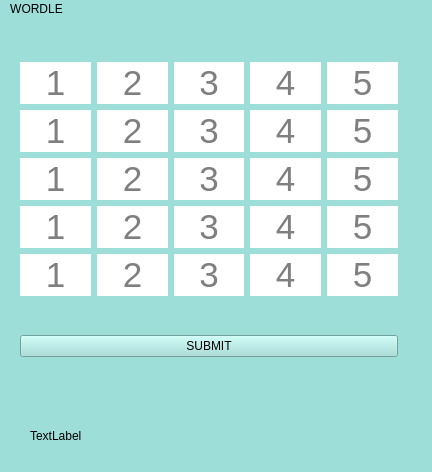
<?xml version="1.0" encoding="UTF-8"?>
<ui version="4.0">
 <class>WordleGUI</class>
 <widget class="QMainWindow" name="WordleGUI">
  <property name="geometry">
   <rect>
    <x>0</x>
    <y>0</y>
    <width>432</width>
    <height>472</height>
   </rect>
  </property>
  <property name="windowTitle">
   <string>WordleGUI</string>
  </property>
  <property name="styleSheet">
   <string notr="true">background:#9EDED8</string>
  </property>
  <widget class="QWidget" name="centralwidget">
   <widget class="QWidget" name="layoutWidget">
    <property name="geometry">
     <rect>
      <x>20</x>
      <y>10</y>
      <width>378</width>
      <height>361</height>
     </rect>
    </property>
    <layout class="QVBoxLayout" name="verticalLayout">
     <item>
      <layout class="QGridLayout" name="gridLayout">
       <item row="1" column="3">
        <widget class="QLineEdit" name="l24">
         <property name="font">
          <font>
           <pointsize>26</pointsize>
          </font>
         </property>
         <property name="autoFillBackground">
          <bool>false</bool>
         </property>
         <property name="styleSheet">
          <string notr="true">background:#ffffff</string>
         </property>
         <property name="inputMethodHints">
          <set>Qt::ImhLatinOnly</set>
         </property>
         <property name="maxLength">
          <number>1</number>
         </property>
         <property name="frame">
          <bool>false</bool>
         </property>
         <property name="alignment">
          <set>Qt::AlignCenter</set>
         </property>
         <property name="readOnly">
          <bool>false</bool>
         </property>
         <property name="placeholderText">
          <string>4</string>
         </property>
         <property name="clearButtonEnabled">
          <bool>true</bool>
         </property>
        </widget>
       </item>
       <item row="1" column="2">
        <widget class="QLineEdit" name="l23">
         <property name="font">
          <font>
           <pointsize>26</pointsize>
          </font>
         </property>
         <property name="autoFillBackground">
          <bool>false</bool>
         </property>
         <property name="styleSheet">
          <string notr="true">background:#ffffff</string>
         </property>
         <property name="inputMethodHints">
          <set>Qt::ImhLatinOnly</set>
         </property>
         <property name="maxLength">
          <number>1</number>
         </property>
         <property name="frame">
          <bool>false</bool>
         </property>
         <property name="alignment">
          <set>Qt::AlignCenter</set>
         </property>
         <property name="readOnly">
          <bool>false</bool>
         </property>
         <property name="placeholderText">
          <string>3</string>
         </property>
         <property name="clearButtonEnabled">
          <bool>true</bool>
         </property>
        </widget>
       </item>
       <item row="4" column="3">
        <widget class="QLineEdit" name="l54">
         <property name="font">
          <font>
           <pointsize>26</pointsize>
          </font>
         </property>
         <property name="autoFillBackground">
          <bool>false</bool>
         </property>
         <property name="styleSheet">
          <string notr="true">background:#ffffff</string>
         </property>
         <property name="inputMethodHints">
          <set>Qt::ImhLatinOnly</set>
         </property>
         <property name="maxLength">
          <number>1</number>
         </property>
         <property name="frame">
          <bool>false</bool>
         </property>
         <property name="alignment">
          <set>Qt::AlignCenter</set>
         </property>
         <property name="readOnly">
          <bool>false</bool>
         </property>
         <property name="placeholderText">
          <string>4</string>
         </property>
         <property name="clearButtonEnabled">
          <bool>true</bool>
         </property>
        </widget>
       </item>
       <item row="4" column="4">
        <widget class="QLineEdit" name="l55">
         <property name="font">
          <font>
           <pointsize>26</pointsize>
          </font>
         </property>
         <property name="autoFillBackground">
          <bool>false</bool>
         </property>
         <property name="styleSheet">
          <string notr="true">background:#ffffff</string>
         </property>
         <property name="inputMethodHints">
          <set>Qt::ImhLatinOnly</set>
         </property>
         <property name="maxLength">
          <number>1</number>
         </property>
         <property name="frame">
          <bool>false</bool>
         </property>
         <property name="alignment">
          <set>Qt::AlignCenter</set>
         </property>
         <property name="readOnly">
          <bool>false</bool>
         </property>
         <property name="placeholderText">
          <string>5</string>
         </property>
         <property name="clearButtonEnabled">
          <bool>true</bool>
         </property>
        </widget>
       </item>
       <item row="1" column="1">
        <widget class="QLineEdit" name="l22">
         <property name="font">
          <font>
           <pointsize>26</pointsize>
          </font>
         </property>
         <property name="autoFillBackground">
          <bool>false</bool>
         </property>
         <property name="styleSheet">
          <string notr="true">background:#ffffff</string>
         </property>
         <property name="inputMethodHints">
          <set>Qt::ImhLatinOnly</set>
         </property>
         <property name="maxLength">
          <number>1</number>
         </property>
         <property name="frame">
          <bool>false</bool>
         </property>
         <property name="alignment">
          <set>Qt::AlignCenter</set>
         </property>
         <property name="readOnly">
          <bool>false</bool>
         </property>
         <property name="placeholderText">
          <string>2</string>
         </property>
         <property name="clearButtonEnabled">
          <bool>true</bool>
         </property>
        </widget>
       </item>
       <item row="2" column="4">
        <widget class="QLineEdit" name="l35">
         <property name="font">
          <font>
           <pointsize>26</pointsize>
          </font>
         </property>
         <property name="autoFillBackground">
          <bool>false</bool>
         </property>
         <property name="styleSheet">
          <string notr="true">background:#ffffff</string>
         </property>
         <property name="inputMethodHints">
          <set>Qt::ImhLatinOnly</set>
         </property>
         <property name="maxLength">
          <number>1</number>
         </property>
         <property name="frame">
          <bool>false</bool>
         </property>
         <property name="alignment">
          <set>Qt::AlignCenter</set>
         </property>
         <property name="readOnly">
          <bool>false</bool>
         </property>
         <property name="placeholderText">
          <string>5</string>
         </property>
         <property name="clearButtonEnabled">
          <bool>true</bool>
         </property>
        </widget>
       </item>
       <item row="2" column="2">
        <widget class="QLineEdit" name="l33">
         <property name="font">
          <font>
           <pointsize>26</pointsize>
          </font>
         </property>
         <property name="autoFillBackground">
          <bool>false</bool>
         </property>
         <property name="styleSheet">
          <string notr="true">background:#ffffff</string>
         </property>
         <property name="inputMethodHints">
          <set>Qt::ImhLatinOnly</set>
         </property>
         <property name="maxLength">
          <number>1</number>
         </property>
         <property name="frame">
          <bool>false</bool>
         </property>
         <property name="alignment">
          <set>Qt::AlignCenter</set>
         </property>
         <property name="readOnly">
          <bool>false</bool>
         </property>
         <property name="placeholderText">
          <string>3</string>
         </property>
         <property name="clearButtonEnabled">
          <bool>true</bool>
         </property>
        </widget>
       </item>
       <item row="0" column="0">
        <widget class="QLineEdit" name="l11">
         <property name="font">
          <font>
           <pointsize>26</pointsize>
          </font>
         </property>
         <property name="autoFillBackground">
          <bool>false</bool>
         </property>
         <property name="styleSheet">
          <string notr="true">background:#ffffff</string>
         </property>
         <property name="inputMethodHints">
          <set>Qt::ImhLatinOnly</set>
         </property>
         <property name="maxLength">
          <number>1</number>
         </property>
         <property name="frame">
          <bool>false</bool>
         </property>
         <property name="alignment">
          <set>Qt::AlignCenter</set>
         </property>
         <property name="readOnly">
          <bool>false</bool>
         </property>
         <property name="placeholderText">
          <string>1</string>
         </property>
         <property name="clearButtonEnabled">
          <bool>true</bool>
         </property>
        </widget>
       </item>
       <item row="3" column="1">
        <widget class="QLineEdit" name="l42">
         <property name="font">
          <font>
           <pointsize>26</pointsize>
          </font>
         </property>
         <property name="autoFillBackground">
          <bool>false</bool>
         </property>
         <property name="styleSheet">
          <string notr="true">background:#ffffff</string>
         </property>
         <property name="inputMethodHints">
          <set>Qt::ImhLatinOnly</set>
         </property>
         <property name="maxLength">
          <number>1</number>
         </property>
         <property name="frame">
          <bool>false</bool>
         </property>
         <property name="alignment">
          <set>Qt::AlignCenter</set>
         </property>
         <property name="readOnly">
          <bool>false</bool>
         </property>
         <property name="placeholderText">
          <string>2</string>
         </property>
         <property name="clearButtonEnabled">
          <bool>true</bool>
         </property>
        </widget>
       </item>
       <item row="3" column="0">
        <widget class="QLineEdit" name="l41">
         <property name="font">
          <font>
           <pointsize>26</pointsize>
          </font>
         </property>
         <property name="autoFillBackground">
          <bool>false</bool>
         </property>
         <property name="styleSheet">
          <string notr="true">background:#ffffff</string>
         </property>
         <property name="inputMethodHints">
          <set>Qt::ImhLatinOnly</set>
         </property>
         <property name="maxLength">
          <number>1</number>
         </property>
         <property name="frame">
          <bool>false</bool>
         </property>
         <property name="alignment">
          <set>Qt::AlignCenter</set>
         </property>
         <property name="readOnly">
          <bool>false</bool>
         </property>
         <property name="placeholderText">
          <string>1</string>
         </property>
         <property name="clearButtonEnabled">
          <bool>true</bool>
         </property>
        </widget>
       </item>
       <item row="0" column="2">
        <widget class="QLineEdit" name="l13">
         <property name="font">
          <font>
           <pointsize>26</pointsize>
          </font>
         </property>
         <property name="autoFillBackground">
          <bool>false</bool>
         </property>
         <property name="styleSheet">
          <string notr="true">background:#ffffff</string>
         </property>
         <property name="inputMethodHints">
          <set>Qt::ImhLatinOnly</set>
         </property>
         <property name="maxLength">
          <number>1</number>
         </property>
         <property name="frame">
          <bool>false</bool>
         </property>
         <property name="alignment">
          <set>Qt::AlignCenter</set>
         </property>
         <property name="readOnly">
          <bool>false</bool>
         </property>
         <property name="placeholderText">
          <string>3</string>
         </property>
         <property name="clearButtonEnabled">
          <bool>true</bool>
         </property>
        </widget>
       </item>
       <item row="3" column="2">
        <widget class="QLineEdit" name="l43">
         <property name="font">
          <font>
           <pointsize>26</pointsize>
          </font>
         </property>
         <property name="autoFillBackground">
          <bool>false</bool>
         </property>
         <property name="styleSheet">
          <string notr="true">background:#ffffff</string>
         </property>
         <property name="inputMethodHints">
          <set>Qt::ImhLatinOnly</set>
         </property>
         <property name="maxLength">
          <number>1</number>
         </property>
         <property name="frame">
          <bool>false</bool>
         </property>
         <property name="alignment">
          <set>Qt::AlignCenter</set>
         </property>
         <property name="readOnly">
          <bool>false</bool>
         </property>
         <property name="placeholderText">
          <string>3</string>
         </property>
         <property name="clearButtonEnabled">
          <bool>true</bool>
         </property>
        </widget>
       </item>
       <item row="4" column="1">
        <widget class="QLineEdit" name="l52">
         <property name="font">
          <font>
           <pointsize>26</pointsize>
          </font>
         </property>
         <property name="autoFillBackground">
          <bool>false</bool>
         </property>
         <property name="styleSheet">
          <string notr="true">background:#ffffff</string>
         </property>
         <property name="inputMethodHints">
          <set>Qt::ImhLatinOnly</set>
         </property>
         <property name="maxLength">
          <number>1</number>
         </property>
         <property name="frame">
          <bool>false</bool>
         </property>
         <property name="alignment">
          <set>Qt::AlignCenter</set>
         </property>
         <property name="readOnly">
          <bool>false</bool>
         </property>
         <property name="placeholderText">
          <string>2</string>
         </property>
         <property name="clearButtonEnabled">
          <bool>true</bool>
         </property>
        </widget>
       </item>
       <item row="0" column="1">
        <widget class="QLineEdit" name="l12">
         <property name="font">
          <font>
           <pointsize>26</pointsize>
          </font>
         </property>
         <property name="autoFillBackground">
          <bool>false</bool>
         </property>
         <property name="styleSheet">
          <string notr="true">background:#ffffff</string>
         </property>
         <property name="inputMethodHints">
          <set>Qt::ImhLatinOnly</set>
         </property>
         <property name="maxLength">
          <number>1</number>
         </property>
         <property name="frame">
          <bool>false</bool>
         </property>
         <property name="alignment">
          <set>Qt::AlignCenter</set>
         </property>
         <property name="readOnly">
          <bool>false</bool>
         </property>
         <property name="placeholderText">
          <string>2</string>
         </property>
         <property name="clearButtonEnabled">
          <bool>true</bool>
         </property>
        </widget>
       </item>
       <item row="2" column="3">
        <widget class="QLineEdit" name="l34">
         <property name="font">
          <font>
           <pointsize>26</pointsize>
          </font>
         </property>
         <property name="autoFillBackground">
          <bool>false</bool>
         </property>
         <property name="styleSheet">
          <string notr="true">background:#ffffff</string>
         </property>
         <property name="inputMethodHints">
          <set>Qt::ImhLatinOnly</set>
         </property>
         <property name="maxLength">
          <number>1</number>
         </property>
         <property name="frame">
          <bool>false</bool>
         </property>
         <property name="alignment">
          <set>Qt::AlignCenter</set>
         </property>
         <property name="readOnly">
          <bool>false</bool>
         </property>
         <property name="placeholderText">
          <string>4</string>
         </property>
         <property name="clearButtonEnabled">
          <bool>true</bool>
         </property>
        </widget>
       </item>
       <item row="4" column="0">
        <widget class="QLineEdit" name="l51">
         <property name="font">
          <font>
           <pointsize>26</pointsize>
          </font>
         </property>
         <property name="autoFillBackground">
          <bool>false</bool>
         </property>
         <property name="styleSheet">
          <string notr="true">background:#ffffff</string>
         </property>
         <property name="inputMethodHints">
          <set>Qt::ImhLatinOnly</set>
         </property>
         <property name="maxLength">
          <number>1</number>
         </property>
         <property name="frame">
          <bool>false</bool>
         </property>
         <property name="alignment">
          <set>Qt::AlignCenter</set>
         </property>
         <property name="readOnly">
          <bool>false</bool>
         </property>
         <property name="placeholderText">
          <string>1</string>
         </property>
         <property name="clearButtonEnabled">
          <bool>true</bool>
         </property>
        </widget>
       </item>
       <item row="1" column="0">
        <widget class="QLineEdit" name="l21">
         <property name="font">
          <font>
           <pointsize>26</pointsize>
          </font>
         </property>
         <property name="autoFillBackground">
          <bool>false</bool>
         </property>
         <property name="styleSheet">
          <string notr="true">background:#ffffff</string>
         </property>
         <property name="inputMethodHints">
          <set>Qt::ImhLatinOnly</set>
         </property>
         <property name="maxLength">
          <number>1</number>
         </property>
         <property name="frame">
          <bool>false</bool>
         </property>
         <property name="alignment">
          <set>Qt::AlignCenter</set>
         </property>
         <property name="readOnly">
          <bool>false</bool>
         </property>
         <property name="placeholderText">
          <string>1</string>
         </property>
         <property name="clearButtonEnabled">
          <bool>true</bool>
         </property>
        </widget>
       </item>
       <item row="2" column="0">
        <widget class="QLineEdit" name="l31">
         <property name="font">
          <font>
           <pointsize>26</pointsize>
          </font>
         </property>
         <property name="autoFillBackground">
          <bool>false</bool>
         </property>
         <property name="styleSheet">
          <string notr="true">background:#ffffff</string>
         </property>
         <property name="inputMethodHints">
          <set>Qt::ImhLatinOnly</set>
         </property>
         <property name="maxLength">
          <number>1</number>
         </property>
         <property name="frame">
          <bool>false</bool>
         </property>
         <property name="alignment">
          <set>Qt::AlignCenter</set>
         </property>
         <property name="readOnly">
          <bool>false</bool>
         </property>
         <property name="placeholderText">
          <string>1</string>
         </property>
         <property name="clearButtonEnabled">
          <bool>true</bool>
         </property>
        </widget>
       </item>
       <item row="1" column="4">
        <widget class="QLineEdit" name="l25">
         <property name="font">
          <font>
           <pointsize>26</pointsize>
          </font>
         </property>
         <property name="autoFillBackground">
          <bool>false</bool>
         </property>
         <property name="styleSheet">
          <string notr="true">background:#ffffff</string>
         </property>
         <property name="inputMethodHints">
          <set>Qt::ImhLatinOnly</set>
         </property>
         <property name="maxLength">
          <number>1</number>
         </property>
         <property name="frame">
          <bool>false</bool>
         </property>
         <property name="alignment">
          <set>Qt::AlignCenter</set>
         </property>
         <property name="readOnly">
          <bool>false</bool>
         </property>
         <property name="placeholderText">
          <string>5</string>
         </property>
         <property name="clearButtonEnabled">
          <bool>true</bool>
         </property>
        </widget>
       </item>
       <item row="0" column="4">
        <widget class="QLineEdit" name="l15">
         <property name="font">
          <font>
           <pointsize>26</pointsize>
          </font>
         </property>
         <property name="autoFillBackground">
          <bool>false</bool>
         </property>
         <property name="styleSheet">
          <string notr="true">background:#ffffff</string>
         </property>
         <property name="inputMethodHints">
          <set>Qt::ImhLatinOnly</set>
         </property>
         <property name="maxLength">
          <number>1</number>
         </property>
         <property name="frame">
          <bool>false</bool>
         </property>
         <property name="alignment">
          <set>Qt::AlignCenter</set>
         </property>
         <property name="readOnly">
          <bool>false</bool>
         </property>
         <property name="placeholderText">
          <string>5</string>
         </property>
         <property name="clearButtonEnabled">
          <bool>true</bool>
         </property>
        </widget>
       </item>
       <item row="3" column="4">
        <widget class="QLineEdit" name="l45">
         <property name="font">
          <font>
           <pointsize>26</pointsize>
          </font>
         </property>
         <property name="autoFillBackground">
          <bool>false</bool>
         </property>
         <property name="styleSheet">
          <string notr="true">background:#ffffff</string>
         </property>
         <property name="inputMethodHints">
          <set>Qt::ImhLatinOnly</set>
         </property>
         <property name="maxLength">
          <number>1</number>
         </property>
         <property name="frame">
          <bool>false</bool>
         </property>
         <property name="alignment">
          <set>Qt::AlignCenter</set>
         </property>
         <property name="readOnly">
          <bool>false</bool>
         </property>
         <property name="placeholderText">
          <string>5</string>
         </property>
         <property name="clearButtonEnabled">
          <bool>true</bool>
         </property>
        </widget>
       </item>
       <item row="4" column="2">
        <widget class="QLineEdit" name="l53">
         <property name="font">
          <font>
           <pointsize>26</pointsize>
          </font>
         </property>
         <property name="autoFillBackground">
          <bool>false</bool>
         </property>
         <property name="styleSheet">
          <string notr="true">background:#ffffff</string>
         </property>
         <property name="inputMethodHints">
          <set>Qt::ImhLatinOnly</set>
         </property>
         <property name="maxLength">
          <number>1</number>
         </property>
         <property name="frame">
          <bool>false</bool>
         </property>
         <property name="alignment">
          <set>Qt::AlignCenter</set>
         </property>
         <property name="readOnly">
          <bool>false</bool>
         </property>
         <property name="placeholderText">
          <string>3</string>
         </property>
         <property name="clearButtonEnabled">
          <bool>true</bool>
         </property>
        </widget>
       </item>
       <item row="0" column="3">
        <widget class="QLineEdit" name="l14">
         <property name="font">
          <font>
           <pointsize>26</pointsize>
          </font>
         </property>
         <property name="autoFillBackground">
          <bool>false</bool>
         </property>
         <property name="styleSheet">
          <string notr="true">background:#ffffff</string>
         </property>
         <property name="inputMethodHints">
          <set>Qt::ImhLatinOnly</set>
         </property>
         <property name="maxLength">
          <number>1</number>
         </property>
         <property name="frame">
          <bool>false</bool>
         </property>
         <property name="alignment">
          <set>Qt::AlignCenter</set>
         </property>
         <property name="readOnly">
          <bool>false</bool>
         </property>
         <property name="placeholderText">
          <string>4</string>
         </property>
         <property name="clearButtonEnabled">
          <bool>true</bool>
         </property>
        </widget>
       </item>
       <item row="3" column="3">
        <widget class="QLineEdit" name="l44">
         <property name="font">
          <font>
           <pointsize>26</pointsize>
          </font>
         </property>
         <property name="autoFillBackground">
          <bool>false</bool>
         </property>
         <property name="styleSheet">
          <string notr="true">background:#ffffff</string>
         </property>
         <property name="inputMethodHints">
          <set>Qt::ImhLatinOnly</set>
         </property>
         <property name="maxLength">
          <number>1</number>
         </property>
         <property name="frame">
          <bool>false</bool>
         </property>
         <property name="alignment">
          <set>Qt::AlignCenter</set>
         </property>
         <property name="readOnly">
          <bool>false</bool>
         </property>
         <property name="placeholderText">
          <string>4</string>
         </property>
         <property name="clearButtonEnabled">
          <bool>true</bool>
         </property>
        </widget>
       </item>
       <item row="2" column="1">
        <widget class="QLineEdit" name="l32">
         <property name="font">
          <font>
           <pointsize>26</pointsize>
          </font>
         </property>
         <property name="autoFillBackground">
          <bool>false</bool>
         </property>
         <property name="styleSheet">
          <string notr="true">background:#ffffff</string>
         </property>
         <property name="inputMethodHints">
          <set>Qt::ImhLatinOnly</set>
         </property>
         <property name="maxLength">
          <number>1</number>
         </property>
         <property name="frame">
          <bool>false</bool>
         </property>
         <property name="alignment">
          <set>Qt::AlignCenter</set>
         </property>
         <property name="readOnly">
          <bool>false</bool>
         </property>
         <property name="placeholderText">
          <string>2</string>
         </property>
         <property name="clearButtonEnabled">
          <bool>true</bool>
         </property>
        </widget>
       </item>
      </layout>
     </item>
     <item>
      <widget class="QPushButton" name="pushButton">
       <property name="autoFillBackground">
        <bool>true</bool>
       </property>
       <property name="text">
        <string>SUBMIT</string>
       </property>
      </widget>
     </item>
    </layout>
   </widget>
   <widget class="QLabel" name="debug">
    <property name="geometry">
     <rect>
      <x>30</x>
      <y>410</y>
      <width>57</width>
      <height>14</height>
     </rect>
    </property>
    <property name="text">
     <string>TextLabel</string>
    </property>
   </widget>
  </widget>
  <widget class="QMenuBar" name="menubar">
   <property name="geometry">
    <rect>
     <x>0</x>
     <y>0</y>
     <width>432</width>
     <height>19</height>
    </rect>
   </property>
   <widget class="QMenu" name="menuWORDLE">
    <property name="title">
     <string>WORDLE</string>
    </property>
   </widget>
   <addaction name="menuWORDLE"/>
  </widget>
  <widget class="QStatusBar" name="statusbar"/>
 </widget>
 <resources/>
 <connections/>
</ui>
